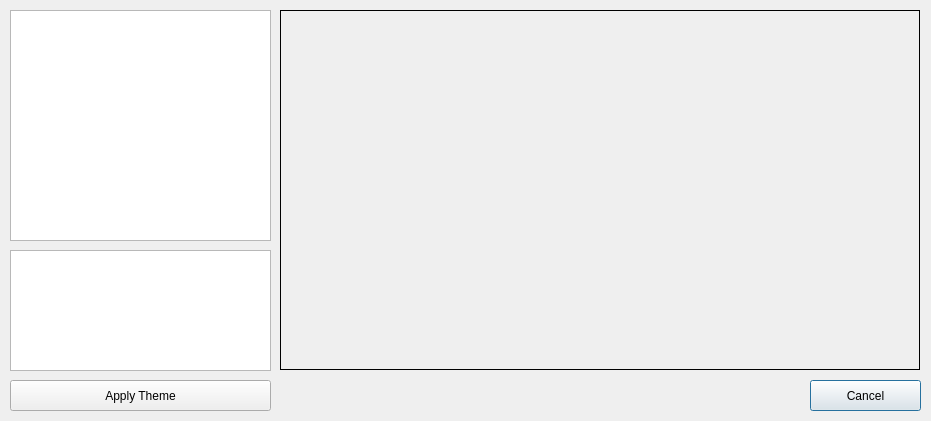
<?xml version="1.0" encoding="UTF-8"?>
<ui version="4.0">
 <class>Dlg_SelectTheme</class>
 <widget class="QDialog" name="Dlg_SelectTheme">
  <property name="geometry">
   <rect>
    <x>0</x>
    <y>0</y>
    <width>931</width>
    <height>421</height>
   </rect>
  </property>
  <property name="minimumSize">
   <size>
    <width>931</width>
    <height>421</height>
   </size>
  </property>
  <property name="maximumSize">
   <size>
    <width>931</width>
    <height>421</height>
   </size>
  </property>
  <property name="palette">
   <palette>
    <active/>
    <inactive/>
    <disabled/>
   </palette>
  </property>
  <property name="windowTitle">
   <string>Select Scoreboard Theme</string>
  </property>
  <widget class="QLabel" name="themePreview">
   <property name="geometry">
    <rect>
     <x>280</x>
     <y>10</y>
     <width>640</width>
     <height>360</height>
    </rect>
   </property>
   <property name="sizePolicy">
    <sizepolicy hsizetype="Fixed" vsizetype="Fixed">
     <horstretch>0</horstretch>
     <verstretch>0</verstretch>
    </sizepolicy>
   </property>
   <property name="frameShape">
    <enum>QFrame::Box</enum>
   </property>
   <property name="frameShadow">
    <enum>QFrame::Plain</enum>
   </property>
   <property name="text">
    <string/>
   </property>
  </widget>
  <widget class="QListWidget" name="themeNames">
   <property name="geometry">
    <rect>
     <x>10</x>
     <y>10</y>
     <width>261</width>
     <height>231</height>
    </rect>
   </property>
   <property name="selectionBehavior">
    <enum>QAbstractItemView::SelectRows</enum>
   </property>
  </widget>
  <widget class="QPlainTextEdit" name="themeProps">
   <property name="geometry">
    <rect>
     <x>10</x>
     <y>250</y>
     <width>261</width>
     <height>121</height>
    </rect>
   </property>
   <property name="readOnly">
    <bool>true</bool>
   </property>
  </widget>
  <widget class="QPushButton" name="btnCancel">
   <property name="geometry">
    <rect>
     <x>810</x>
     <y>380</y>
     <width>111</width>
     <height>31</height>
    </rect>
   </property>
   <property name="cursor">
    <cursorShape>PointingHandCursor</cursorShape>
   </property>
   <property name="text">
    <string>Cancel</string>
   </property>
  </widget>
  <widget class="QPushButton" name="btnOK">
   <property name="geometry">
    <rect>
     <x>10</x>
     <y>380</y>
     <width>261</width>
     <height>31</height>
    </rect>
   </property>
   <property name="cursor">
    <cursorShape>PointingHandCursor</cursorShape>
   </property>
   <property name="text">
    <string>Apply Theme</string>
   </property>
  </widget>
 </widget>
 <resources/>
 <connections/>
</ui>
